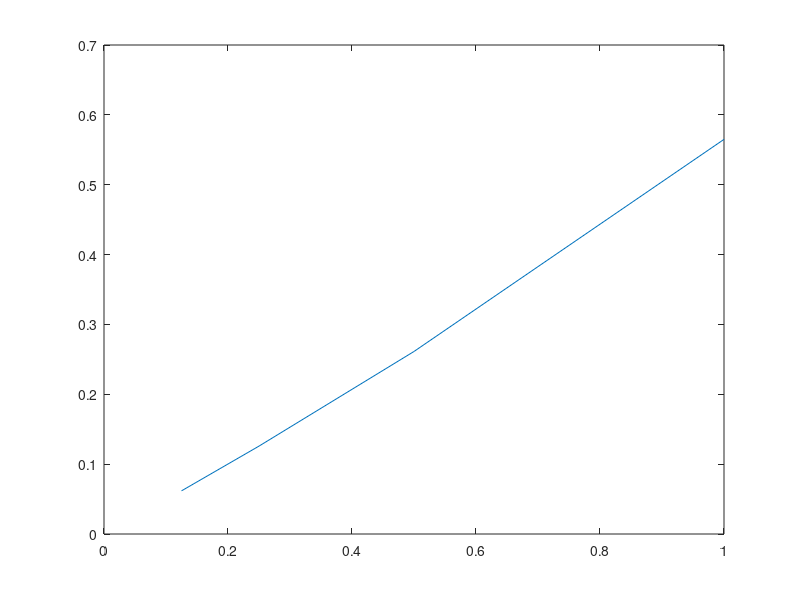

This figure's MATLAB source:
function v_errors = euler_method()
  
  bm_ratio = 0.2;
  g = 9.8;
  delta_ts = [1.0,0.5,0.25,0.125]
  t_start = 0;
  t_end = 10;
  v0 = 0;
  
  v_approxs = [];
  v_exacts = [];
  v_errors = [];
  
  for i = 1:length(delta_ts)
      
    n_pts = (t_end-t_start)/delta_ts(i);
    ts = linspace(t_start,t_end,n_pts);
    v_approxs(i,1) = v0;
    err = 0;
    
    for j = 2:length(ts)
       
       # compute approx
       v_approxs(i,j) = v_approxs(i,j-1) + delta_ts(i)*f(v_approxs(i,j-1),ts(j),bm_ratio,g);
       
       # compute exacts
       v_exacts(i,j) = F(ts(j),bm_ratio,g);
       
       # compute errors
       err = err + abs(v_approxs(i,j)-v_exacts(i,j));

    endfor
  
    v_errors(i) = err;
  
  endfor

  #plot errors
  plot(delta_ts,v_errors);

endfunction


function dv = f(v,t,bm_ratio,g)
  
  dv = -bm_ratio*v-g;
  
endfunction


function v = F(t,bm_ratio,g)
  
  v = g/bm_ratio*(exp(-bm_ratio*t)-1);
  
endfunction

